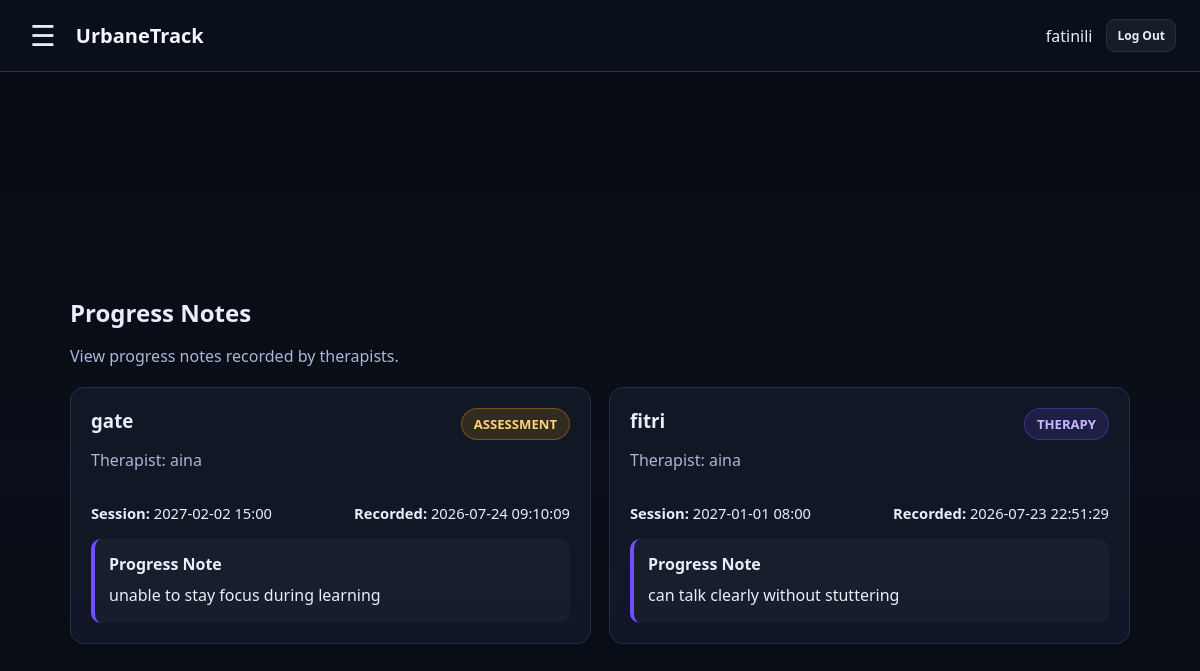
The app's page /admin/progress-notes (signed in), older data.
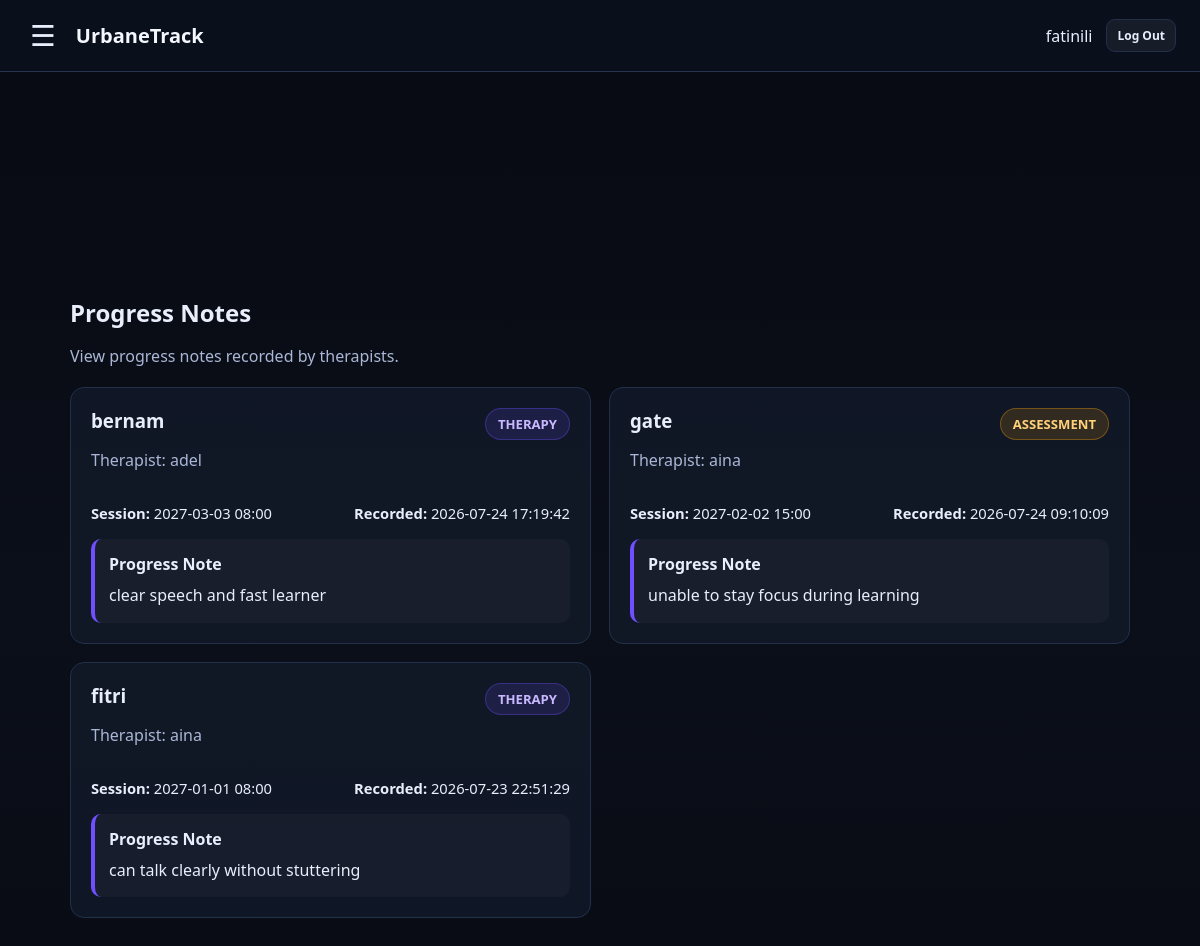
The same page, newer data.
### tables this page shows
CREATE TABLE progress_notes (
        note_id INTEGER PRIMARY KEY AUTOINCREMENT,
        appointment_id INTEGER NOT NULL,
        therapist_user_id INTEGER NOT NULL,
        created_at TEXT NOT NULL,
        content TEXT NOT NULL, goal_score INTEGER DEFAULT 0, attendance_rate INTEGER DEFAULT 0, therapist_rating INTEGER DEFAULT 0, progress_status TEXT, ai_recommendation TEXT,
        FOREIGN KEY(appointment_id) REFERENCES appointments(appointment_id),
        FOREIGN KEY(therapist_user_id) REFERENCES users(user_id)
    );

CREATE TABLE clients (
        client_id INTEGER PRIMARY KEY AUTOINCREMENT,
        parent_user_id INTEGER NOT NULL,
        full_name TEXT NOT NULL,
        date_of_birth TEXT,
        FOREIGN KEY(parent_user_id) REFERENCES users(user_id)
    );

CREATE TABLE users (
        user_id INTEGER PRIMARY KEY AUTOINCREMENT,
        full_name TEXT NOT NULL,
        email TEXT NOT NULL UNIQUE,
        password_hash TEXT NOT NULL,

        role TEXT NOT NULL
            CHECK(role IN ('ADMIN', 'THERAPIST', 'PARENT')),

        must_change_password INTEGER NOT NULL DEFAULT 0,
        is_active INTEGER NOT NULL DEFAULT 1,

        approval_status TEXT NOT NULL
            CHECK(
                approval_status IN (
                    'APPROVED',
                    'PENDING',
                    'REJECTED'
                )
            )
            DEFAULT 'APPROVED'
    );

CREATE TABLE appointments (
        appointment_id INTEGER PRIMARY KEY AUTOINCREMENT,
        client_id INTEGER NOT NULL,
        therapist_user_id INTEGER NOT NULL,
        appointment_type TEXT NOT NULL CHECK(appointment_type IN ('THERAPY','ASSESSMENT')) DEFAULT 'THERAPY',
        date_time TEXT NOT NULL,
        location TEXT,
        status TEXT NOT NULL CHECK(status IN ('Scheduled','Cancelled','Completed')) DEFAULT 'Scheduled',
        notes TEXT,

        confirmation_status TEXT NOT NULL
            CHECK(confirmation_status IN ('Pending','Accepted','Declined','Rescheduled'))
            DEFAULT 'Pending',
        update_note TEXT,
        last_updated_at TEXT,

        FOREIGN KEY(client_id) REFERENCES clients(client_id),
        FOREIGN KEY(therapist_user_id) REFERENCES users(user_id)
    );

### app.py (the view)
@app.get("/admin/progress-notes")
@login_required(roles=["ADMIN"])
def admin_progress_notes():
    db = get_db()
    notes = db.execute("""
        SELECT
            pn.note_id,
            pn.content,
            pn.created_at,
            c.full_name AS client_name,
            u.full_name AS therapist_name,
            a.appointment_type,
            a.date_time
        FROM progress_notes pn
        JOIN appointments a
            ON a.appointment_id = pn.appointment_id
        JOIN clients c
            ON c.client_id = a.client_id
        JOIN users u
            ON u.user_id = pn.therapist_user_id
        ORDER BY pn.created_at DESC
    """).fetchall()
    return render_template(
        "admin_progress_notes.html",
        notes=notes
    )

### app.py (called while the page is built)
def get_db():
    if "db" not in g:
        g.db = sqlite3.connect(DB_PATH)
        g.db.row_factory = sqlite3.Row
    return g.db

def login_required(roles=None):
    def decorator(fn):
        @wraps(fn)
        def wrapper(*args, **kwargs):
            user = session.get("user")
            if not user:
                flash("Please log in first.", "error")
                return redirect(url_for("home"))
            if roles and user.get("role") not in roles:
                abort(403)
            return fn(*args, **kwargs)
        return wrapper
    return decorator

### templates/admin_progress_notes.html (shortened to what this page needs)
{% extends "base.html" %}
{% block content %}
<section class="page-container">
  <div class="page-header">
    <div>
      <h1>Progress Notes</h1>
      <p class="muted">
        View progress notes recorded by therapists.
      </p>
    </div>
  </div>
  {% if notes %}
    <div class="note-grid">
      {% for note in notes %}
        <div class="card note-card">
          <div class="note-card-header">
            <div>
              <h3>{{ note.client_name }}</h3>
              <p class="muted">
                Therapist: {{ note.therapist_name }}
              </p>
            </div>
            <span class="note-type
                {% if note.appointment_type == 'THERAPY' %}
                    therapy-badge
                {% else %}
                    assessment-badge
                {% endif %}
            ">
                {{ note.appointment_type }}
            </span>
          </div>
          <div class="note-meta">
            <div>
              <strong>Session:</strong>
              {{ note.date_time }}
            </div>
            <div>
              <strong>Recorded:</strong>
              {{ note.created_at }}
            </div>
          </div>
          <div class="note-box">
            <strong>Progress Note</strong>
            <p>
              {{ note.content }}
            </p>
          </div>
        </div>
      {% endfor %}
    </div>
  {% else %}
    <div class="empty-state">
      <h3>No progress notes found</h3>
      <p>Therapist progress notes will appear here.</p>
    </div>
  {% endif %}
</section>
{% endblock %}

Row changes from the older to the newer data that the page shows:
added progress_notes: client_name "bernam", therapist_name "adel", appointment_type "THERAPY", date_time "2027-03-03 08:00", created_at "2026-07-24 17:19:42", content "clear speech and fast learner"
